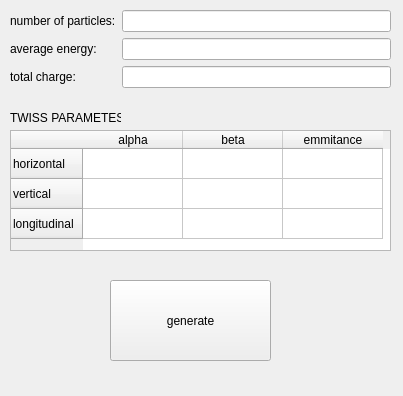
<?xml version="1.0" encoding="UTF-8"?>
<ui version="4.0">
 <class>particlegen</class>
 <widget class="QWidget" name="particlegen">
  <property name="geometry">
   <rect>
    <x>0</x>
    <y>0</y>
    <width>403</width>
    <height>396</height>
   </rect>
  </property>
  <property name="windowTitle">
   <string>Form</string>
  </property>
  <widget class="QTableWidget" name="tableWidget">
   <property name="geometry">
    <rect>
     <x>10</x>
     <y>130</y>
     <width>381</width>
     <height>121</height>
    </rect>
   </property>
   <row>
    <property name="text">
     <string>horizontal</string>
    </property>
   </row>
   <row>
    <property name="text">
     <string>vertical</string>
    </property>
   </row>
   <row>
    <property name="text">
     <string>longitudinal</string>
    </property>
   </row>
   <column>
    <property name="text">
     <string>alpha</string>
    </property>
   </column>
   <column>
    <property name="text">
     <string>beta</string>
    </property>
   </column>
   <column>
    <property name="text">
     <string>emmitance</string>
    </property>
   </column>
  </widget>
  <widget class="QWidget" name="formLayoutWidget">
   <property name="geometry">
    <rect>
     <x>10</x>
     <y>10</y>
     <width>381</width>
     <height>91</height>
    </rect>
   </property>
   <layout class="QFormLayout" name="formLayout">
    <item row="0" column="0">
     <widget class="QLabel" name="label">
      <property name="text">
       <string>number of particles:</string>
      </property>
     </widget>
    </item>
    <item row="1" column="0">
     <widget class="QLabel" name="label_2">
      <property name="text">
       <string>average energy:</string>
      </property>
     </widget>
    </item>
    <item row="2" column="0">
     <widget class="QLabel" name="label_3">
      <property name="text">
       <string>total charge:</string>
      </property>
     </widget>
    </item>
    <item row="0" column="1">
     <widget class="QLineEdit" name="lineEdit"/>
    </item>
    <item row="1" column="1">
     <widget class="QLineEdit" name="lineEdit_2"/>
    </item>
    <item row="2" column="1">
     <widget class="QLineEdit" name="lineEdit_3"/>
    </item>
   </layout>
  </widget>
  <widget class="QLabel" name="label_4">
   <property name="geometry">
    <rect>
     <x>10</x>
     <y>110</y>
     <width>111</width>
     <height>16</height>
    </rect>
   </property>
   <property name="text">
    <string>TWISS PARAMETES</string>
   </property>
  </widget>
  <widget class="QPushButton" name="pushButton">
   <property name="geometry">
    <rect>
     <x>110</x>
     <y>280</y>
     <width>161</width>
     <height>81</height>
    </rect>
   </property>
   <property name="text">
    <string>generate</string>
   </property>
  </widget>
 </widget>
 <resources/>
 <connections/>
</ui>
